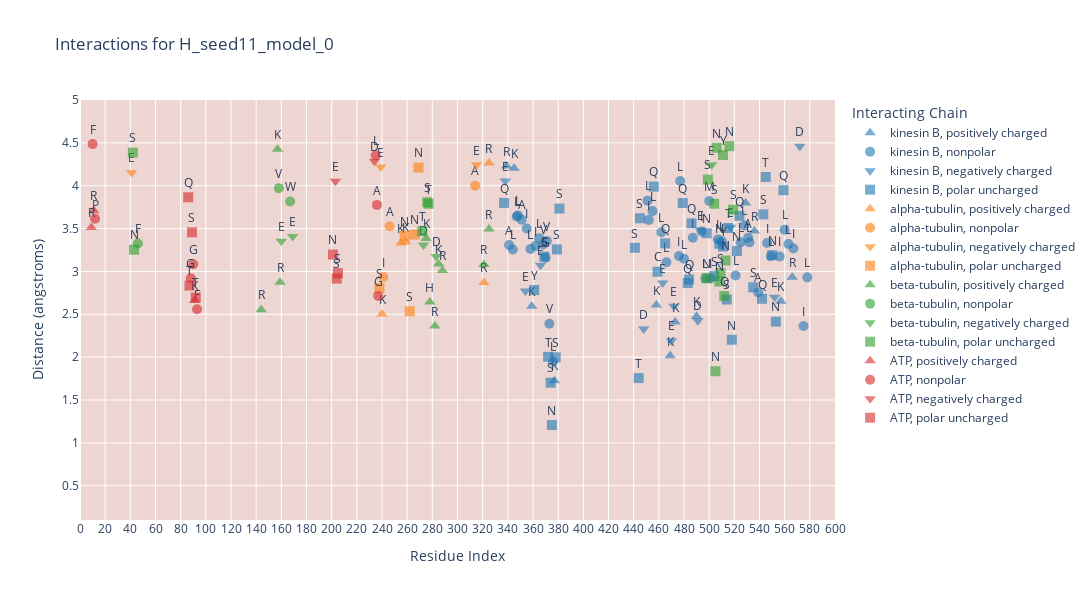
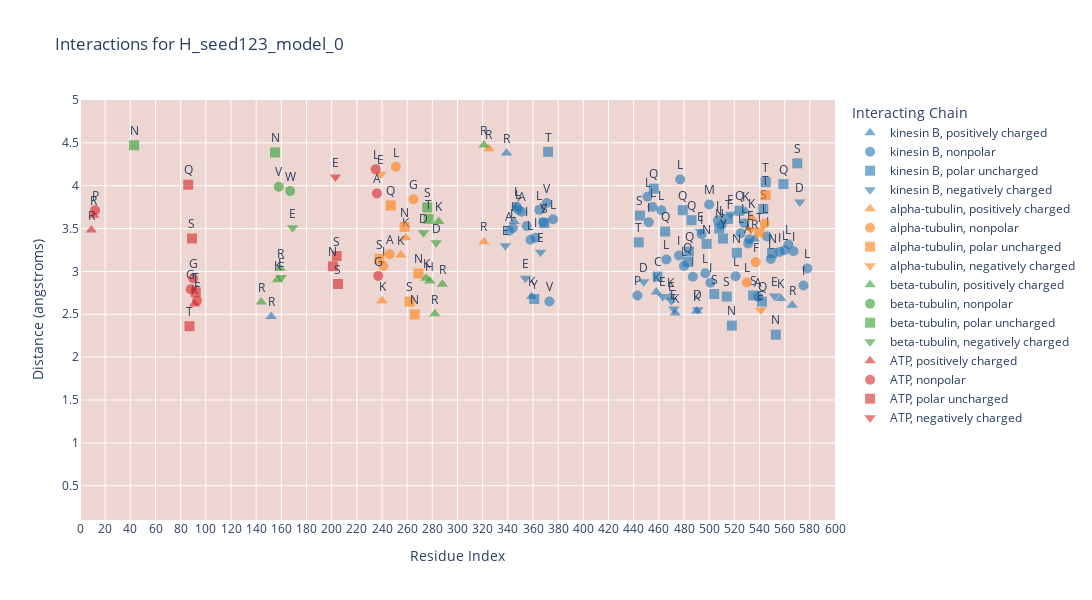
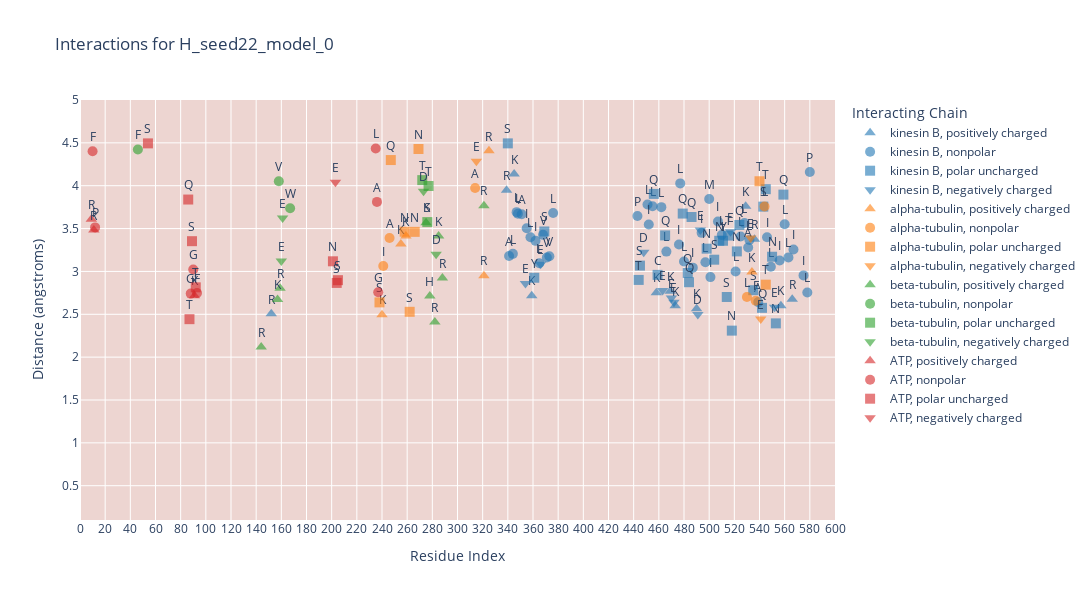
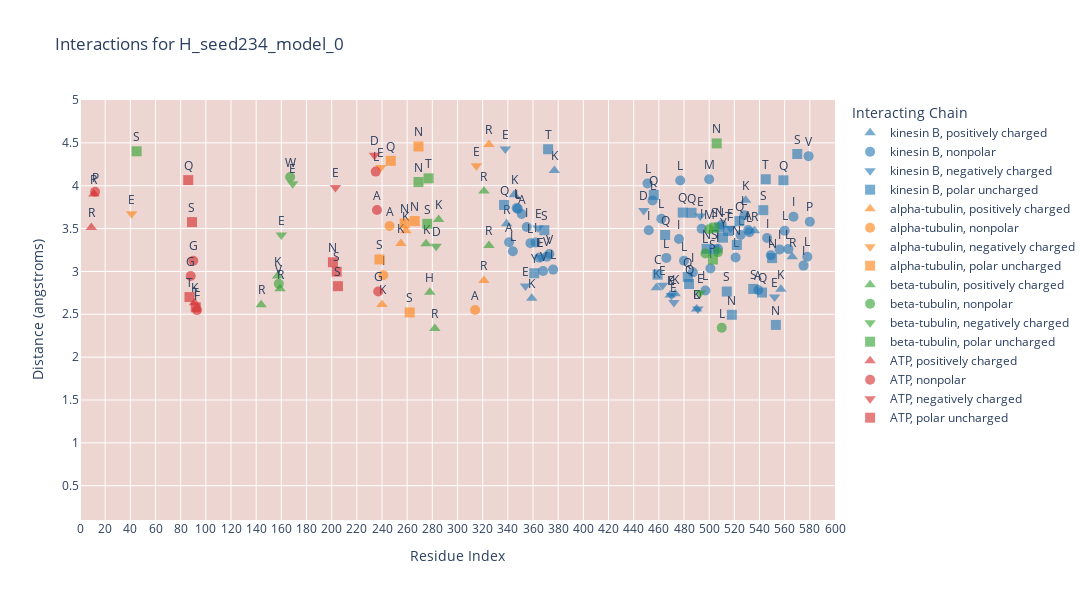

Notebook code for these charts, in order:
### Code cell
# Define the path to the CSV file
csv_file_path = "../../data/3d_predictions/chimeras_5seeds/interactions_chimeras.csv"

# Process the DataFrame
df_processed = process_dataframe(csv_file_path)

# Define the threshold value for distance filtering
distance_threshold = 4.5

# Create and display the plots with specified x-axis range, interacting chains, and files to plot
xaxis_range = [0, 600]  # Example x-axis range
yaxis_range = None #[0, 5.5]
interacting_chains = ['ATP', 'beta-tubulin', 'alpha-tubulin', 'kinesin B']  # Example interacting chains to display

files_to_plot =  ['H']  # Example files to plot

plots = create_plots(df_processed, distance_threshold, xaxis_range=xaxis_range, yaxis_range=yaxis_range, interacting_chains=interacting_chains[:4], files_to_plot=files_to_plot, chimeras=True)
